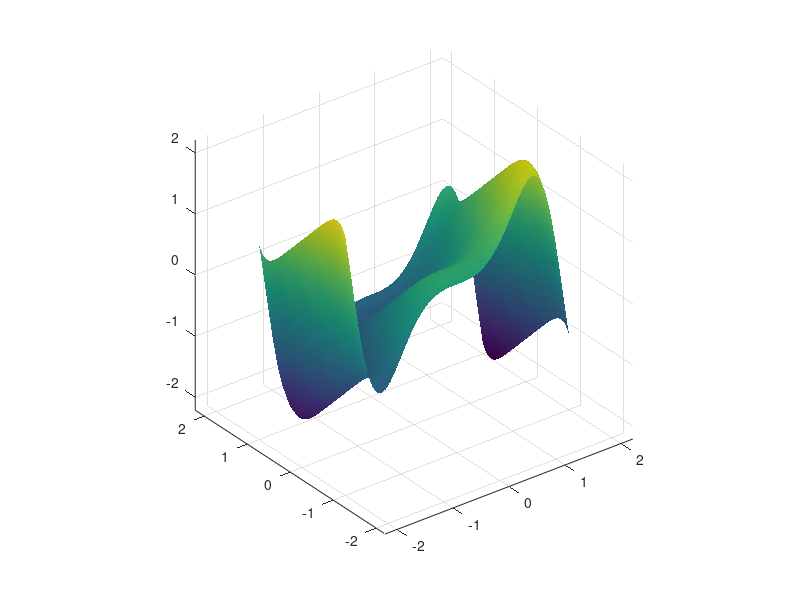

The MATLAB script that drew this image: (Note: this script raises an error after producing the figure.)
xa = linspace(-2,2,50);
ya = linspace(-1,1,25);
[Y,X] = meshgrid(ya,xa);

D = X.*sin(X.^2) - Y.*cos(Y.^3);
surf(xa,ya,D');

axis equal tight;
shading interp;

camlight; lighting phong;
view(25,45);
%colormap('jet(1024)');

CMAP = zeros(256,3);
c1 = [0 0 1]; %blue
c2 = [1 1 1]; %white
c3 = [1 0 0]; %red
for nc = 1 : 128
    f = (nc - 1)/128;
    c = (1 - sqrt(f))*c1 + sqrt(f)*c2;
    CMAP(nc,:) = c;
    c = (1 - f^2)*c2 + f^2*c3;
    CMAP(128+nc,:) = c;
end
colormap(CMAP);